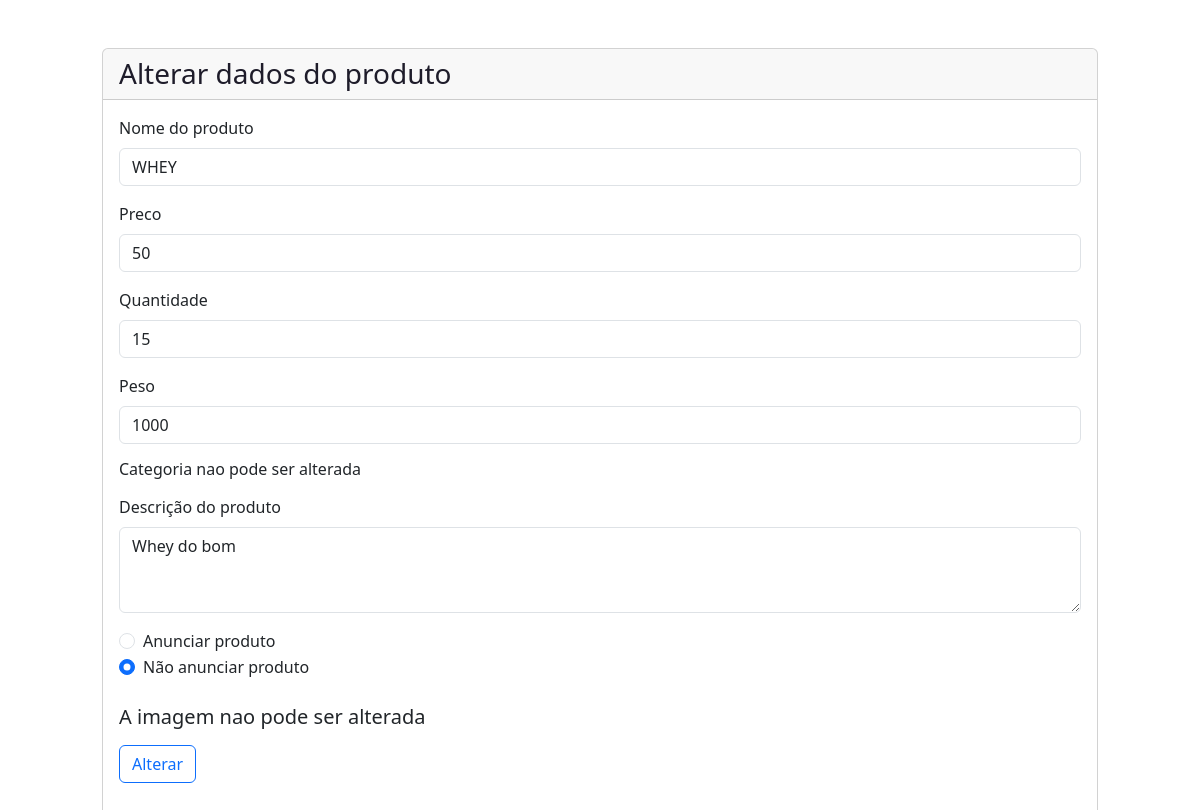
The app's page /produtoEdit.php?id=30 with its own data.
### tables this page shows
CREATE TABLE `produto` (
  `idProduto` int(11) NOT NULL,
  `fk_Lojista_ID` int(11) NOT NULL,
  `fk_Categoria_Produto_ID` int(11) DEFAULT NULL,
  `Nome` varchar(100) DEFAULT NULL,
  `Preco` float DEFAULT NULL,
  `Quantidade` int(11) DEFAULT NULL,
  `Peso` float DEFAULT NULL,
  `Descricao` varchar(1000) DEFAULT NULL,
  `imagem` blob DEFAULT NULL,
  `Anuncio` tinyint(1) NOT NULL DEFAULT 0
);

### produtoEdit.php (the view, shortened to what this page needs)
<!DOCTYPE html>
<html lang="Pt-br">
<?php include('htmlhead.php');?>
<?php
    include_once('conexao.php');
    if(!empty($_GET['id']))
    {
        $id = $_GET['id'];
        $sqlSelect = "SELECT * FROM produto WHERE idProduto=$id";
        $result = $conn->query($sqlSelect);
        if($result->num_rows > 0)
        {
            while($produto = mysqli_fetch_assoc($result))
            {
                $nome = $produto['Nome'];
                $preco = $produto['Preco'];
                $quantidade = $produto['Quantidade'];
                $peso = $produto['Peso'];
                $descricao = $produto['Descricao'];
            }
        }
        else
        {
            header('Location: produtosListar.php');
        }
    }
    else
    {
        header('Location: produtosListar.php');
    }
?>
<div class='.container-fluid'>
        <div class="row justify-content-center pt-5">
            <div class='col-10'>
                <div class="card">
                    <h3 class="card-header text-dark">Alterar dados do produto</h3>
                    <div class="card-body">
                        <div class='col'>
                            <form action="produtoSaveEdit.php" method="POST">
                                <div class="mb-3">
                                    <label for="Nome" class="form-label">Nome do produto</label>
                                    <input type="text" name="Nome" class="form-control" id="Nome" value = <?php echo $nome?> >
                                </div>
                                <div class="mb-3">
                                    <label for="Preco" class="form-label">Preco</label>
                                    <input type="text" name="Preco" class="form-control" id="Preco" value = <?php echo $preco?> >
                                </div>
                                <div class="mb-3">
                                    <label for="Quantidade" class="form-label">Quantidade</label>
                                    <input type="text" name="Quantidade" class="form-control" id="Quantidade" value = <?php echo $quantidade?> >
                                </div>
                                <div class="mb-3">
                                    <label for="Peso" class="form-label">Peso</label>
                                    <input type="text" name="Peso" class="form-control" id="Peso" value = <?php echo $peso?> >
                                </div>
                                <div class="mb-3">
                                    <h6>Categoria nao pode ser alterada</h6>
                                </div>
                                <div class="mb-3">
                                    <label for="Descricao" class="form-label">Descrição do produto</label>
                                    <textarea name="Descricao" class="form-control" id="Descricao" rows="3" value = <?php echo $descricao?> ><?php echo $descricao?></textarea>
                                </div>
                                <div class="form-check">
                                    <input class="form-check-input" value= "1" type="radio" name="anunciar" id="flexRadioDefault1">
                                    <label class="form-check-label" for="flexRadioDefault1">
                                        Anunciar produto
                                    </label>
                                </div>
                                <div class="form-check">
                                    <input class="form-check-input" value="0" type="radio" name="anunciar" id="flexRadioDefault2" checked>
                                    <label class="form-check-label" for="flexRadioDefault2">
                                        Não anunciar produto
                                    </label>
                                </div>
                                <br>
                                <div class="mb-3">
                                    <H5>A imagem nao pode ser alterada</H5>
                                </div>
                                <div class="mb-3">
                                    <button name ="update" type="update" class="btn btn-outline-primary">Alterar</button>
                                </div>
                            </form>
                        </div>
                    </div>
                </div>
            </div>
        </div>
    </div>

### css/style.css (style rules this page uses)
* { margin: 0; padding: 0; box-sizing: border-box; list-style: none; text-decoration: none; }
:root { --red:#d63a25; --white:#fff; --dark:#1e1c2a; }
.text-dark { color: var(--dark) !important; }

### records on screen
produto: Preco "50", Quantidade "15", Peso "1000", Descricao "Whey do bom"
